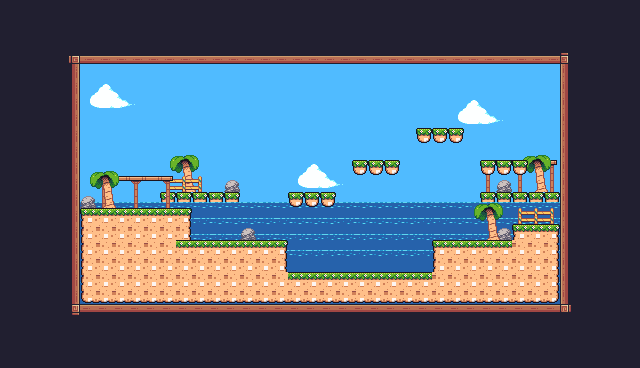

A 2D game scene composited from a Tiled map and its tileset images. What follows is a short description and the map's XML, with each tile layer's data collapsed to a summary:
An orthogonal 40x23 tile map with 16x16 px tiles, 7 tile layers (Tile Layer 1, Tile Layer 2, Tile Layer 3, Tile Layer 4, ...), 12 tilesets and 23 objects (5x Coins, 4x Platform, 2x Saw, Player, Checkpoint).

<map version="1.10" tiledversion="1.10.2" orientation="orthogonal" renderorder="right-down" width="40" height="23" tilewidth="16" tileheight="16" infinite="0" nextlayerid="11" nextobjectid="74">
 <tileset firstgid="1" source="General Terrain.tsx" />
 <tileset firstgid="243" source="Sky.tsx" />
 <tileset firstgid="477" source="Sky Complete.tsx" />
 <tileset firstgid="711" source="More Grassland.tsx" />
 <tileset firstgid="851" source="Extra Plants.tsx" />
 <tileset firstgid="901" source="Foreground.tsx" />
 <tileset firstgid="1135" source="Earth terrain.tsx" />
 <tileset firstgid="1305" source="Hills.tsx" />
 <tileset firstgid="1539" source="Big Mountain.tsx" />
 <tileset firstgid="1773" source="Water.tsx" />
 <tileset firstgid="1777" source="Water terrain.tsx" />
 <tileset firstgid="1947" source="Water entities.tsx" />
 <layer id="1" name="Tile Layer 1" width="40" height="23">
  <data>[920 cells, 920 non-empty, 230 distinct tile ids]</data>
 </layer>
 <layer id="2" name="Tile Layer 2" width="40" height="23">
  <data>[920 cells, 468 non-empty, 173 distinct tile ids]</data>
 </layer>
 <layer id="3" name="Tile Layer 3" width="40" height="23">
  <data>[920 cells, 510 non-empty, 49 distinct tile ids]</data>
 </layer>
 <layer id="4" name="Tile Layer 4" width="40" height="23">
  <data>[920 cells, 472 non-empty, 51 distinct tile ids]</data>
 </layer>
 <layer id="6" name="Tile Layer 5" width="40" height="23">
  <data>[920 cells, 459 non-empty, 66 distinct tile ids]</data>
 </layer>
 <layer id="7" name="Tile Layer 6" width="40" height="23">
  <data>[920 cells, 405 non-empty, 96 distinct tile ids]</data>
 </layer>
 <layer id="8" name="Tile Layer 7" width="40" height="23">
  <data>[920 cells, 507 non-empty, 42 distinct tile ids]</data>
 </layer>
 <objectgroup id="9" name="Spawnpoints">
  <object id="2" name="Player" type="Player" x="464" y="208" width="31.9228" height="31.4568" />
  <object id="5" name="Saw H" type="Saw" x="320" y="256" width="32" height="32">
   <properties>
    <property name="isVertical" type="bool" value="false" />
    <property name="offNeg" type="float" value="2" />
    <property name="offPos" type="float" value="5" />
   </properties>
  </object>
  <object id="6" name="Checkpoint" type="Checkpoint" x="80" y="144" width="64" height="64" />
  <object id="7" name="coin" type="Coins" x="432" y="112" width="16" height="16" />
  <object id="8" name="coin" type="Coins" x="368" y="144" width="16" height="16" />
  <object id="9" name="coin" type="Coins" x="496" y="144" width="16" height="16" />
  <object id="12" name="coin" type="Coins" x="304" y="176" width="16" height="16" />
  <object id="13" name="coin" type="Coins" x="208" y="224" width="16" height="16" />
  <object id="14" name="Saw V" type="Saw" x="240" y="80" width="32" height="32">
   <properties>
    <property name="isVertical" type="bool" value="true" />
    <property name="offNeg" type="float" value="1" />
    <property name="offPos" type="float" value="5" />
   </properties>
  </object>
 </objectgroup>
 <objectgroup id="10" name="Collisions">
  <object id="37" x="64" y="48" width="496" height="16" />
  <object id="38" x="80" y="304" width="496" height="16" />
  <object id="40" x="64" y="64" width="16" height="256" />
  <object id="42" x="560" y="48" width="16" height="256" />
  <object id="52" type="Platform" x="480" y="160" width="48" height="16" />
  <object id="53" type="Platform" x="288" y="192" width="48" height="16" />
  <object id="54" type="Platform" x="416" y="128" width="48" height="16" />
  <object id="55" type="Platform" x="352" y="160" width="48" height="16" />
  <object id="68" x="80" y="208" width="112" height="96" />
  <object id="69" x="192" y="240" width="96" height="64" />
  <object id="70" x="240" y="224" width="16" height="16" />
  <object id="71" x="288" y="272" width="144" height="32" />
  <object id="72" x="432" y="240" width="80" height="64" />
  <object id="73" x="512" y="224" width="48" height="80" />
 </objectgroup>
</map>
